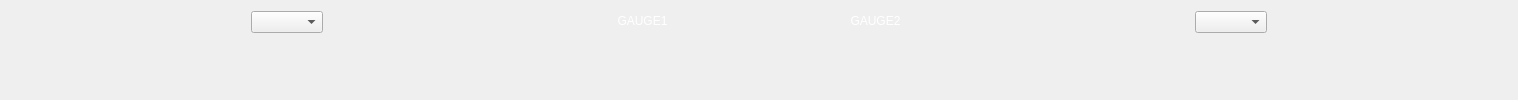
                       <widget class="QWidget" name="widget_interface" native="true">
                        <property name="styleSheet">
                         <string notr="true"/>
                        </property>
                        <layout class="QGridLayout" name="gridLayout_28">
                         <item row="0" column="1">
                          <layout class="QVBoxLayout" name="verticalLayout" stretch="8">
                           <item>
                            <layout class="QHBoxLayout" name="layout_small_gauge" stretch="1,1">
                             <item>
                              <layout class="QHBoxLayout" name="horizontalLayout_25" stretch="0,0,0">
                               <property name="rightMargin">
                                <number>0</number>
                               </property>
                               <item>
                                <spacer name="horizontalSpacer_19">
                                 <property name="orientation">
                                  <enum>Qt::Horizontal</enum>
                                 </property>
                                 <property name="sizeType">
                                  <enum>QSizePolicy::MinimumExpanding</enum>
                                 </property>
                                 <property name="sizeHint" stdset="0">
                                  <size>
                                   <width>40</width>
                                   <height>20</height>
                                  </size>
                                 </property>
                                </spacer>
                               </item>
                               <item>
                                <layout class="QVBoxLayout" name="verticalLayout_7">
                                 <property name="rightMargin">
                                  <number>0</number>
                                 </property>
                                 <item>
                                  <layout class="QHBoxLayout" name="horizontalLayout_35">
                                   <item>
                                    <spacer name="horizontalSpacer_47">
                                     <property name="orientation">
                                      <enum>Qt::Horizontal</enum>
                                     </property>
                                     <property name="sizeType">
                                      <enum>QSizePolicy::Expanding</enum>
                                     </property>
                                     <property name="sizeHint" stdset="0">
                                      <size>
                                       <width>200</width>
                                       <height>20</height>
                                      </size>
                                     </property>
                                    </spacer>
                                   </item>
                                   <item>
                                    <widget class="QComboBox" name="combo_gauge_3"/>
                                   </item>
                                   <item>
                                    <spacer name="horizontalSpacer_65">
                                     <property name="orientation">
                                      <enum>Qt::Horizontal</enum>
                                     </property>
                                     <property name="sizeType">
                                      <enum>QSizePolicy::Expanding</enum>
                                     </property>
                                     <property name="sizeHint" stdset="0">
                                      <size>
                                       <width>200</width>
                                       <height>20</height>
                                      </size>
                                     </property>
                                    </spacer>
                                   </item>
                                  </layout>
                                 </item>
                                 <item>
                                  <spacer name="verticalSpacer">
                                   <property name="orientation">
                                    <enum>Qt::Vertical</enum>
                                   </property>
                                   <property name="sizeHint" stdset="0">
                                    <size>
                                     <width>20</width>
                                     <height>40</height>
                                    </size>
                                   </property>
                                  </spacer>
                                 </item>
                                </layout>
                               </item>
                               <item>
                                <layout class="QVBoxLayout" name="verticalLayout_10" stretch="1,100">
                                 <property name="rightMargin">
                                  <number>0</number>
                                 </property>
                                 <item>
                                  <layout class="QHBoxLayout" name="horizontalLayout_34">
                                   <property name="rightMargin">
                                    <number>0</number>
                                   </property>
                                   <property name="bottomMargin">
                                    <number>0</number>
                                   </property>
                                   <item>
                                    <spacer name="horizontalSpacer_3">
                                     <property name="orientation">
                                      <enum>Qt::Horizontal</enum>
                                     </property>
                                     <property name="sizeType">
                                      <enum>QSizePolicy::Minimum</enum>
                                     </property>
                                     <property name="sizeHint" stdset="0">
                                      <size>
                                       <width>40</width>
                                       <height>20</height>
                                      </size>
                                     </property>
                                    </spacer>
                                   </item>
                                   <item>
                                    <widget class="QLabel" name="lbl_gauge_3">
                                     <property name="sizePolicy">
                                      <sizepolicy hsizetype="Fixed" vsizetype="Preferred">
                                       <horstretch>0</horstretch>
                                       <verstretch>0</verstretch>
                                      </sizepolicy>
                                     </property>
                                     <property name="minimumSize">
                                      <size>
                                       <width>147</width>
                                       <height>0</height>
                                      </size>
                                     </property>
                                     <property name="maximumSize">
                                      <size>
                                       <width>147</width>
                                       <height>16777215</height>
                                      </size>
                                     </property>
                                     <property name="palette">
                                      <palette>
                                       <active>
                                        <colorrole role="WindowText">
                                         <brush brushstyle="SolidPattern">
                                          <color alpha="255">
                                           <red>255</red>
                                           <green>255</green>
                                           <blue>255</blue>
                                          </color>
                                         </brush>
                                        </colorrole>
                                       </active>
                                       <inactive>
                                        <colorrole role="WindowText">
                                         <brush brushstyle="SolidPattern">
                                          <color alpha="255">
                                           <red>255</red>
                                           <green>255</green>
                                           <blue>255</blue>
                                          </color>
                                         </brush>
                                        </colorrole>
                                       </inactive>
                                       <disabled>
                                        <colorrole role="WindowText">
                                         <brush brushstyle="SolidPattern">
                                          <color alpha="255">
                                           <red>120</red>
                                           <green>120</green>
                                           <blue>120</blue>
                                          </color>
                                         </brush>
                                        </colorrole>
                                       </disabled>
                                      </palette>
                                     </property>
                                     <property name="text">
                                      <string>GAUGE1</string>
                                     </property>
                                     <property name="alignment">
                                      <set>Qt::AlignCenter</set>
                                     </property>
                                    </widget>
                                   </item>
                                   <item>
                                    <spacer name="horizontalSpacer_13">
                                     <property name="orientation">
                                      <enum>Qt::Horizontal</enum>
                                     </property>
                                     <property name="sizeType">
                                      <enum>QSizePolicy::Minimum</enum>
                                     </property>
                                     <property name="sizeHint" stdset="0">
                                      <size>
                                       <width>40</width>
                                       <height>20</height>
                                      </size>
                                     </property>
                                    </spacer>
                                   </item>
                                  </layout>
                                 </item>
                                 <item>
                                  <widget class="AnalogGaugeWidget" name="widget_small_gauge1" native="true">
                                   <property name="sizePolicy">
                                    <sizepolicy hsizetype="Expanding" vsizetype="Preferred">
                                     <horstretch>0</horstretch>
                                     <verstretch>0</verstretch>
                                    </sizepolicy>
                                   </property>
                                   <property name="minimumSize">
                                    <size>
                                     <width>50</width>
                                     <height>0</height>
                                    </size>
                                   </property>
                                   <property name="styleSheet">
                                    <string notr="true">QWidget#widget_gauge2
 {
    border-image: url(gauge.jpg);
    background-repeat: no-repeat;
    background-position: center;
    background-size: cover;
}</string>
                                   </property>
                                  </widget>
                                 </item>
                                </layout>
                               </item>
                              </layout>
                             </item>
                             <item>
                              <layout class="QHBoxLayout" name="horizontalLayout_38" stretch="100,0,0">
                               <property name="rightMargin">
                                <number>0</number>
                               </property>
                               <item>
                                <layout class="QVBoxLayout" name="verticalLayout_12" stretch="0,100">
                                 <property name="rightMargin">
                                  <number>0</number>
                                 </property>
                                 <item>
                                  <layout class="QHBoxLayout" name="horizontalLayout_40">
                                   <property name="rightMargin">
                                    <number>0</number>
                                   </property>
                                   <property name="bottomMargin">
                                    <number>0</number>
                                   </property>
                                   <item>
                                    <spacer name="horizontalSpacer_67">
                                     <property name="orientation">
                                      <enum>Qt::Horizontal</enum>
                                     </property>
                                     <property name="sizeType">
                                      <enum>QSizePolicy::Minimum</enum>
                                     </property>
                                     <property name="sizeHint" stdset="0">
                                      <size>
                                       <width>40</width>
                                       <height>20</height>
                                      </size>
                                     </property>
                                    </spacer>
                                   </item>
                                   <item>
                                    <widget class="QLabel" name="lbl_gauge_4">
                                     <property name="sizePolicy">
                                      <sizepolicy hsizetype="Maximum" vsizetype="Preferred">
                                       <horstretch>0</horstretch>
                                       <verstretch>0</verstretch>
                                      </sizepolicy>
                                     </property>
                                     <property name="minimumSize">
                                      <size>
                                       <width>147</width>
                                       <height>0</height>
                                      </size>
                                     </property>
                                     <property name="maximumSize">
                                      <size>
                                       <width>147</width>
                                       <height>16777215</height>
                                      </size>
                                     </property>
                                     <property name="palette">
                                      <palette>
                                       <active>
                                        <colorrole role="WindowText">
                                         <brush brushstyle="SolidPattern">
                                          <color alpha="255">
                                           <red>255</red>
                                           <green>255</green>
                                           <blue>255</blue>
                                          </color>
                                         </brush>
                                        </colorrole>
                                       </active>
                                       <inactive>
                                        <colorrole role="WindowText">
                                         <brush brushstyle="SolidPattern">
                                          <color alpha="255">
                                           <red>255</red>
                                           <green>255</green>
                                           <blue>255</blue>
                                          </color>
                                         </brush>
                                        </colorrole>
                                       </inactive>
                                       <disabled>
                                        <colorrole role="WindowText">
                                         <brush brushstyle="SolidPattern">
                                          <color alpha="255">
                                           <red>120</red>
                                           <green>120</green>
                                           <blue>120</blue>
                                          </color>
                                         </brush>
                                        </colorrole>
                                       </disabled>
                                      </palette>
                                     </property>
                                     <property name="text">
                                      <string>GAUGE2</string>
                                     </property>
                                     <property name="alignment">
                                      <set>Qt::AlignCenter</set>
                                     </property>
                                    </widget>
                                   </item>
                                   <item>
                                    <spacer name="horizontalSpacer_46">
                                     <property name="orientation">
                                      <enum>Qt::Horizontal</enum>
                                     </property>
                                     <property name="sizeType">
                                      <enum>QSizePolicy::Minimum</enum>
                                     </property>
                                     <property name="sizeHint" stdset="0">
                                      <size>
                                       <width>40</width>
                                       <height>20</height>
                                      </size>
                                     </property>
                                    </spacer>
                                   </item>
                                  </layout>
                                 </item>
                                 <item>
                                  <widget class="AnalogGaugeWidget" name="widget_small_gauge2" native="true">
                                   <property name="sizePolicy">
                                    <sizepolicy hsizetype="Expanding" vsizetype="Preferred">
                                     <horstretch>0</horstretch>
                                     <verstretch>0</verstretch>
                                    </sizepolicy>
                                   </property>
                                   <property name="minimumSize">
                                    <size>
                                     <width>50</width>
                                     <height>0</height>
                                    </size>
                                   </property>
                                   <property name="styleSheet">
                                    <string notr="true">QWidget#widget_gauge2
 {
    border-image: url(gauge.jpg);
    background-repeat: no-repeat;
    background-position: center;
    background-size: cover;
}</string>
                                   </property>
                                  </widget>
                                 </item>
                                </layout>
                               </item>
                               <item>
                                <layout class="QVBoxLayout" name="verticalLayout_11">
                                 <property name="rightMargin">
                                  <number>0</number>
                                 </property>
                                 <item>
                                  <layout class="QHBoxLayout" name="horizontalLayout_39">
                                   <item>
                                    <spacer name="horizontalSpacer_66">
                                     <property name="orientation">
                                      <enum>Qt::Horizontal</enum>
                                     </property>
                                     <property name="sizeType">
                                      <enum>QSizePolicy::Expanding</enum>
                                     </property>
                                     <property name="sizeHint" stdset="0">
                                      <size>
                                       <width>200</width>
                                       <height>20</height>
                                      </size>
                                     </property>
                                    </spacer>
                                   </item>
                                   <item>
                                    <widget class="QComboBox" name="combo_gauge_4"/>
                                   </item>
                                   <item>
                                    <spacer name="horizontalSpacer_68">
                                     <property name="orientation">
                                      <enum>Qt::Horizontal</enum>
                                     </property>
                                     <property name="sizeType">
                                      <enum>QSizePolicy::Expanding</enum>
                                     </property>
                                     <property name="sizeHint" stdset="0">
                                      <size>
                                       <width>200</width>
                                       <height>20</height>
                                      </size>
                                     </property>
                                    </spacer>
                                   </item>
                                  </layout>
                                 </item>
                                 <item>
                                  <spacer name="verticalSpacer_6">
                                   <property name="orientation">
                                    <enum>Qt::Vertical</enum>
                                   </property>
                                   <property name="sizeHint" stdset="0">
                                    <size>
                                     <width>20</width>
                                     <height>40</height>
                                    </size>
                                   </property>
                                  </spacer>
                                 </item>
                                </layout>
                               </item>
                               <item>
                                <spacer name="horizontalSpacer_20">
                                 <property name="orientation">
                                  <enum>Qt::Horizontal</enum>
                                 </property>
                                 <property name="sizeType">
                                  <enum>QSizePolicy::MinimumExpanding</enum>
                                 </property>
                                 <property name="sizeHint" stdset="0">
                                  <size>
                                   <width>40</width>
                                   <height>20</height>
                                  </size>
                                 </property>
                                </spacer>
                               </item>
                              </layout>
                             </item>
                            </layout>
                           </item>
                          </layout>
                         </item>
                        </layout>
                       </widget>
